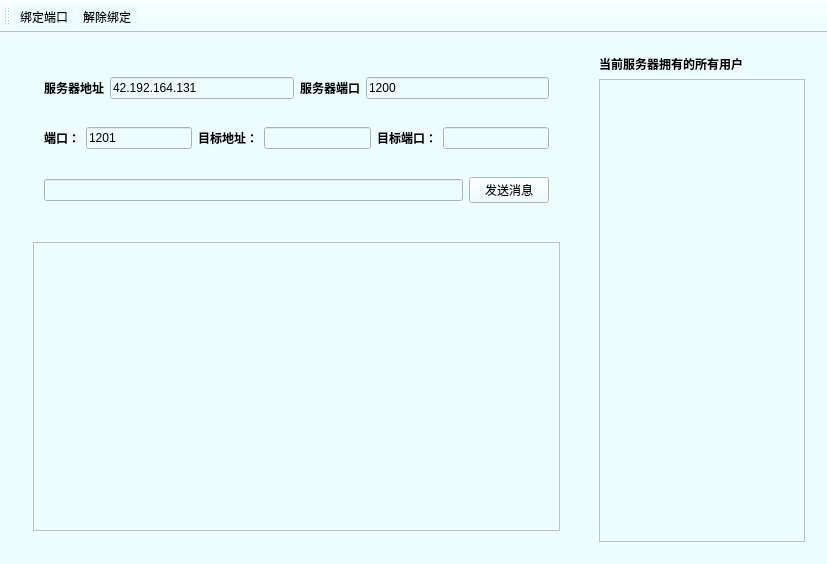
<?xml version="1.0" encoding="UTF-8"?>
<ui version="4.0">
 <class>MainWindow</class>
 <widget class="QMainWindow" name="MainWindow">
  <property name="geometry">
   <rect>
    <x>0</x>
    <y>0</y>
    <width>827</width>
    <height>564</height>
   </rect>
  </property>
  <property name="windowTitle">
   <string>MainWindow</string>
  </property>
  <property name="styleSheet">
   <string notr="true">background:rgb(237, 253, 254);</string>
  </property>
  <widget class="QWidget" name="centralWidget">
   <layout class="QGridLayout" name="gridLayout">
    <item row="0" column="0">
     <layout class="QHBoxLayout" name="horizontalLayout">
      <item>
       <widget class="QWidget" name="widget" native="true">
        <property name="sizePolicy">
         <sizepolicy hsizetype="Preferred" vsizetype="Preferred">
          <horstretch>5</horstretch>
          <verstretch>0</verstretch>
         </sizepolicy>
        </property>
        <layout class="QGridLayout" name="gridLayout_3">
         <item row="0" column="0">
          <widget class="QWidget" name="widget_3" native="true">
           <property name="sizePolicy">
            <sizepolicy hsizetype="Preferred" vsizetype="Preferred">
             <horstretch>0</horstretch>
             <verstretch>23</verstretch>
            </sizepolicy>
           </property>
           <layout class="QGridLayout" name="gridLayout_6">
            <item row="0" column="0">
             <widget class="QWidget" name="widget_7" native="true">
              <layout class="QGridLayout" name="gridLayout_8">
               <item row="0" column="0">
                <layout class="QHBoxLayout" name="horizontalLayout_4">
                 <item>
                  <widget class="QLabel" name="label_5">
                   <property name="font">
                    <font>
                     <weight>75</weight>
                     <bold>true</bold>
                    </font>
                   </property>
                   <property name="text">
                    <string>服务器地址</string>
                   </property>
                  </widget>
                 </item>
                 <item>
                  <widget class="QLineEdit" name="serverAddr">
                   <property name="text">
                    <string>42.192.164.131</string>
                   </property>
                  </widget>
                 </item>
                 <item>
                  <widget class="QLabel" name="label_6">
                   <property name="font">
                    <font>
                     <weight>75</weight>
                     <bold>true</bold>
                    </font>
                   </property>
                   <property name="text">
                    <string>服务器端口</string>
                   </property>
                  </widget>
                 </item>
                 <item>
                  <widget class="QLineEdit" name="ServerPort">
                   <property name="text">
                    <string>1200</string>
                   </property>
                  </widget>
                 </item>
                </layout>
               </item>
              </layout>
             </widget>
            </item>
            <item row="1" column="0">
             <layout class="QVBoxLayout" name="verticalLayout_2">
              <item>
               <widget class="QWidget" name="widget_5" native="true">
                <layout class="QGridLayout" name="gridLayout_5">
                 <item row="0" column="0">
                  <layout class="QHBoxLayout" name="horizontalLayout_2">
                   <item>
                    <widget class="QLabel" name="label">
                     <property name="font">
                      <font>
                       <weight>75</weight>
                       <bold>true</bold>
                      </font>
                     </property>
                     <property name="text">
                      <string>端口：</string>
                     </property>
                    </widget>
                   </item>
                   <item>
                    <widget class="QLineEdit" name="editPort">
                     <property name="text">
                      <string>1201</string>
                     </property>
                     <property name="placeholderText">
                      <string notr="true">1201</string>
                     </property>
                    </widget>
                   </item>
                   <item>
                    <widget class="QLabel" name="label_2">
                     <property name="font">
                      <font>
                       <weight>75</weight>
                       <bold>true</bold>
                      </font>
                     </property>
                     <property name="text">
                      <string>目标地址：</string>
                     </property>
                    </widget>
                   </item>
                   <item>
                    <widget class="QLineEdit" name="targetAddrEdit">
                     <property name="enabled">
                      <bool>true</bool>
                     </property>
                    </widget>
                   </item>
                   <item>
                    <widget class="QLabel" name="label_3">
                     <property name="font">
                      <font>
                       <weight>75</weight>
                       <bold>true</bold>
                      </font>
                     </property>
                     <property name="text">
                      <string>目标端口：</string>
                     </property>
                    </widget>
                   </item>
                   <item>
                    <widget class="QLineEdit" name="targetPortEdit"/>
                   </item>
                  </layout>
                 </item>
                </layout>
               </widget>
              </item>
              <item>
               <widget class="QWidget" name="widget_6" native="true">
                <layout class="QGridLayout" name="gridLayout_7">
                 <item row="0" column="0">
                  <layout class="QHBoxLayout" name="horizontalLayout_3">
                   <item>
                    <widget class="QLineEdit" name="msgEdit"/>
                   </item>
                   <item>
                    <widget class="QPushButton" name="btnSend">
                     <property name="text">
                      <string>发送消息</string>
                     </property>
                    </widget>
                   </item>
                  </layout>
                 </item>
                </layout>
               </widget>
              </item>
             </layout>
            </item>
           </layout>
          </widget>
         </item>
         <item row="1" column="0">
          <widget class="QWidget" name="widget_4" native="true">
           <property name="sizePolicy">
            <sizepolicy hsizetype="Preferred" vsizetype="Preferred">
             <horstretch>0</horstretch>
             <verstretch>66</verstretch>
            </sizepolicy>
           </property>
           <layout class="QGridLayout" name="gridLayout_4">
            <item row="0" column="0">
             <widget class="QPlainTextEdit" name="chatPlainTextEdit"/>
            </item>
           </layout>
          </widget>
         </item>
        </layout>
       </widget>
      </item>
      <item>
       <widget class="QWidget" name="widget_2" native="true">
        <property name="sizePolicy">
         <sizepolicy hsizetype="Preferred" vsizetype="Preferred">
          <horstretch>2</horstretch>
          <verstretch>0</verstretch>
         </sizepolicy>
        </property>
        <layout class="QGridLayout" name="gridLayout_2">
         <item row="1" column="0">
          <widget class="QListWidget" name="listWidget">
           <property name="cursor" stdset="0">
            <cursorShape>ArrowCursor</cursorShape>
           </property>
           <property name="midLineWidth">
            <number>0</number>
           </property>
           <property name="autoScroll">
            <bool>false</bool>
           </property>
           <property name="wordWrap">
            <bool>true</bool>
           </property>
          </widget>
         </item>
         <item row="0" column="0">
          <widget class="QLabel" name="label_4">
           <property name="font">
            <font>
             <weight>75</weight>
             <bold>true</bold>
            </font>
           </property>
           <property name="text">
            <string>当前服务器拥有的所有用户</string>
           </property>
          </widget>
         </item>
        </layout>
       </widget>
      </item>
     </layout>
    </item>
   </layout>
  </widget>
  <widget class="QToolBar" name="mainToolBar">
   <attribute name="toolBarArea">
    <enum>TopToolBarArea</enum>
   </attribute>
   <attribute name="toolBarBreak">
    <bool>false</bool>
   </attribute>
   <addaction name="actBind"/>
   <addaction name="actBort"/>
  </widget>
  <action name="actBind">
   <property name="text">
    <string>绑定端口</string>
   </property>
  </action>
  <action name="actBort">
   <property name="text">
    <string>解除绑定</string>
   </property>
  </action>
 </widget>
 <layoutdefault spacing="6" margin="11"/>
 <resources/>
 <connections/>
</ui>
